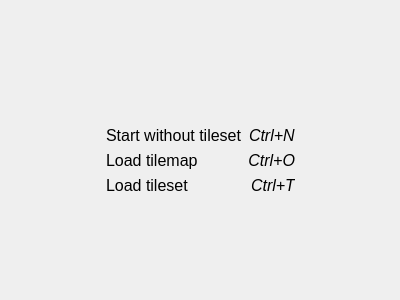
<?xml version="1.0" encoding="UTF-8"?>
<ui version="4.0">
    <class>StartupWidgetUI</class>
    <widget class="QWidget" name="StartupWidgetUI">
        <property name="geometry">
            <rect>
                <x>0</x>
                <y>0</y>
                <width>400</width>
                <height>300</height>
            </rect>
        </property>
        <property name="sizePolicy">
            <sizepolicy hsizetype="Expanding" vsizetype="Expanding">
                <horstretch>0</horstretch>
                <verstretch>0</verstretch>
            </sizepolicy>
        </property>
        <property name="windowTitle">
            <string>Form</string>
        </property>
        <layout class="QGridLayout" name="gridLayout">
            <item row="0" column="1">
                <spacer name="verticalSpacer">
                    <property name="orientation">
                        <enum>Qt::Vertical</enum>
                    </property>
                    <property name="sizeHint" stdset="0">
                        <size>
                            <width>20</width>
                            <height>40</height>
                        </size>
                    </property>
                </spacer>
            </item>
            <item row="3" column="2">
                <spacer name="horizontalSpacer_2">
                    <property name="orientation">
                        <enum>Qt::Horizontal</enum>
                    </property>
                    <property name="sizeHint" stdset="0">
                        <size>
                            <width>40</width>
                            <height>20</height>
                        </size>
                    </property>
                </spacer>
            </item>
            <item row="3" column="1">
                <layout class="QGridLayout" name="gridLayout_2">
                    <item row="0" column="0">
                        <layout class="QHBoxLayout" name="horizontalLayout_2">
                            <item>
                                <widget class="QLabel" name="loadMapLabel">
                                    <property name="font">
                                        <font>
                                            <family>Segoe UI</family>
                                            <pointsize>12</pointsize>
                                        </font>
                                    </property>
                                    <property name="text">
                                        <string>Load tilemap</string>
                                    </property>
                                    <property name="alignment">
                                        <set>Qt::AlignLeading|Qt::AlignLeft|Qt::AlignVCenter</set>
                                    </property>
                                </widget>
                            </item>
                            <item>
                                <widget class="QLabel" name="loadMapBindLabel">
                                    <property name="font">
                                        <font>
                                            <family>Segoe UI</family>
                                            <pointsize>12</pointsize>
                                            <italic>true</italic>
                                        </font>
                                    </property>
                                    <property name="text">
                                        <string>Ctrl+O</string>
                                    </property>
                                    <property name="alignment">
                                        <set>Qt::AlignRight|Qt::AlignTrailing|Qt::AlignVCenter</set>
                                    </property>
                                </widget>
                            </item>
                        </layout>
                    </item>
                    <item row="1" column="0">
                        <layout class="QHBoxLayout" name="horizontalLayout">
                            <item>
                                <widget class="QLabel" name="loadSheetLabel">
                                    <property name="font">
                                        <font>
                                            <family>Segoe UI</family>
                                            <pointsize>12</pointsize>
                                            <weight>50</weight>
                                            <bold>false</bold>
                                        </font>
                                    </property>
                                    <property name="text">
                                        <string>Load tileset</string>
                                    </property>
                                    <property name="alignment">
                                        <set>Qt::AlignLeading|Qt::AlignLeft|Qt::AlignVCenter</set>
                                    </property>
                                </widget>
                            </item>
                            <item>
                                <widget class="QLabel" name="loadSheetBindLabel">
                                    <property name="font">
                                        <font>
                                            <family>Segoe UI</family>
                                            <pointsize>12</pointsize>
                                            <italic>true</italic>
                                        </font>
                                    </property>
                                    <property name="text">
                                        <string>Ctrl+T</string>
                                    </property>
                                    <property name="alignment">
                                        <set>Qt::AlignRight|Qt::AlignTrailing|Qt::AlignVCenter</set>
                                    </property>
                                </widget>
                            </item>
                        </layout>
                    </item>
                </layout>
            </item>
            <item row="6" column="1">
                <spacer name="verticalSpacer_2">
                    <property name="orientation">
                        <enum>Qt::Vertical</enum>
                    </property>
                    <property name="sizeHint" stdset="0">
                        <size>
                            <width>20</width>
                            <height>40</height>
                        </size>
                    </property>
                </spacer>
            </item>
            <item row="3" column="0">
                <spacer name="horizontalSpacer">
                    <property name="orientation">
                        <enum>Qt::Horizontal</enum>
                    </property>
                    <property name="sizeHint" stdset="0">
                        <size>
                            <width>40</width>
                            <height>20</height>
                        </size>
                    </property>
                </spacer>
            </item>
            <item row="1" column="1">
                <widget class="QLabel" name="iconLabel">
                    <property name="font">
                        <font>
                            <pointsize>10</pointsize>
                        </font>
                    </property>
                    <property name="text">
                        <string>&lt;html&gt;
                            &lt;head/&gt;
                            &lt;body&gt;
                            &lt;p&gt;
                            &lt;img src=&quot;:/resources/icons/tactile2_icon2.png&quot; width=&quot;128&quot;
                            height=&quot;128&quot;/&gt;
                            &lt;/p&gt;
                            &lt;/body&gt;
                            &lt;/html&gt;
                        </string>
                    </property>
                    <property name="alignment">
                        <set>Qt::AlignCenter</set>
                    </property>
                </widget>
            </item>
            <item row="2" column="1">
                <layout class="QHBoxLayout" name="horizontalLayout_3">
                    <item>
                        <widget class="QLabel" name="startBlankLabel">
                            <property name="font">
                                <font>
                                    <family>Segoe UI</family>
                                    <pointsize>12</pointsize>
                                </font>
                            </property>
                            <property name="text">
                                <string>Start without tileset</string>
                            </property>
                        </widget>
                    </item>
                    <item>
                        <widget class="QLabel" name="label">
                            <property name="font">
                                <font>
                                    <family>Segoe UI</family>
                                    <pointsize>12</pointsize>
                                    <italic>true</italic>
                                </font>
                            </property>
                            <property name="text">
                                <string>Ctrl+N</string>
                            </property>
                        </widget>
                    </item>
                </layout>
            </item>
        </layout>
    </widget>
    <resources>
        <include location="../tactile"/>
    </resources>
    <connections/>
</ui>
